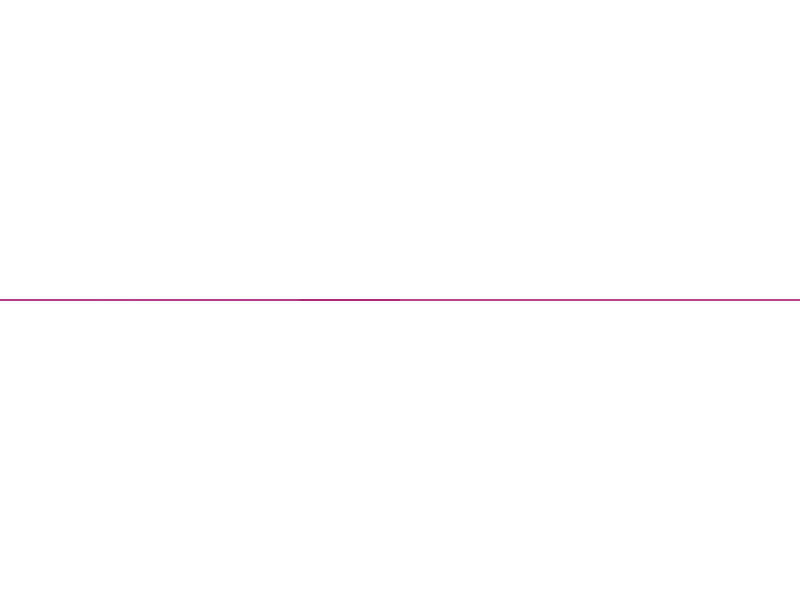
Frame 1 (no input)
Frame 60 (no input): identical to frame 1, image omitted
Frame 120 (the mouse pressed at the canvas centre since frame 60): blank canvas, image omitted

The p5.js sketch that drew this single still picture (run headless with seeded random() and noise() and a simulated clock; from frame 60 on, the mouse is pressed at the canvas centre):

// p5.js sketch
// ── sketch.js
var pathvect1 = [];
var numberOfPathSegments = 1;
var pathvect1FirstPos = new p5.Vector(-100, 0);

function setup() {
    
	createCanvas (800, 600);
	
	background(0);
	for (var i = 0; i < numberOfPathSegments; i++) {
		pathvect1[i] = new Pathvect(5 + numberOfPathSegments - i, pathvect1FirstPos);
	}
}

function draw() {
  	
	background(255);
    
	translate(width /2, height / 2);
	
	for (var i = 0; i < pathvect1.length; i++){
		if (i === 0){
			pathvect1[i].render(0, 0, 0, 0, 0);
		}
			
		else {
			pathvect1[i].render(pathvect1[i-1].posision.x, pathvect1[i-1].posision.y, 0, i * 10, 0);
		}
	}
	
	if (mouseIsPressed){
		for (var i = 0; i < pathvect1.length; i++){
			pathvect1[i].update();
		}	
	}
	
	if (keyIsPressed){
		for (var i = 0; i < pathvects.length; i++){
			pathvects[i].resetVect();
		}	
	}
}


// ── car.js
function car (initPos, initVel) {
	
	this.pos = new p5.Vector(initPos.x, initPos.y);
	this.vel = new p5.Vector(initVel.x, initVel.y);
	this.R = 10;
    this.heading = PI;
    
    this.show = function() {
        //translate(this.pos.x, this.pos.y);
        //rotate(this.heading);
        triangle(-this.R, this.R, this.R, this.R, 0, -this.R);    
    
    };
	
    this.turn = function(angle){
        this.heading += 10;
    };

	this.update = function () {
		
	};

	
}
// ── grid.js
function grid() {

	this.show = function() {
		
		var cx = 80, cy = 60;
		var x = -1 * width/2, y = -1 * height/2;
		var dx = width / cx, dy = height / cy;
	
		for (i = 0; i < cx + 1; i++) {
		
			stroke('black');
			line(x + i * dx, y, x + i * dx, y + height);
			// verticle lines...
		}

		for (j = 0; j < cy; j++) {
		
			stroke('grey');
			line (x, y + j * dy, x + width, y + j * dy);
			// horizontal lines...
		}	
	}
}


// ── pathvect.js
function Pathvect(mass, oldpos) {
	this.posision = new p5.Vector(oldpos.x, oldpos.y);
	this.velocity = new p5.Vector(oldpos.x, oldpos.y);
	this.controlPoint1 = new p5.Vector(oldpos.x, oldpos.y);
    this.controlPoint2 = new p5.Vector(oldpos.x, oldpos.y);
    this.acceleration = new p5.Vector(oldpos.x, oldpos.y);
	this.mousevect = new p5.Vector(mouseX, mouseY);
	this.newpos = new p5.Vector(oldpos.x, oldpos.y);
	this.oldpos = new p5.Vector(oldpos.x, oldpos.y);
	this.oldpos.set(oldpos);
	this.mass = mass;
	this.maxdist = 10;
	this.vectHeading = new p5.Vector(oldpos.x, oldpos.y)

//updates the vector posisions    
this.update = function(){
	this.vectHeading.set(this.velocity);
	this.vectHeading.normalize();
	this.newpos.set(this.posision.x, this.posision.y);
	this.mousevect.set(mouseX - width/2, mouseY - height/2);
	this.mousevect.sub(this.newpos);
	this.applyForce(this.mousevect);
	this.velocity.add(this.acceleration);
	this.velocity.mult(.1);
	print(this.velocity.heading())
	
	this.posision.add(this.velocity);
	this.acceleration.mult(0);
		
}
//used in update function to change velocity vector
this.applyForce = function(force){
	this.f = force.copy();
	this.f.div(this.mass);
	this.acceleration.add(this.f);
}
//draws a representation of posision vector on canvas
this.render = function(x, y, r, g, b) {
    this.oldpos.set(x, y);
    this.controlPoint1.set(this.velocity.x, this.velocity.y);
    this.controlPoint1.mult(10);
    
    this.controlPoint2.set(this.posision.x, this.posision.y);
    this.controlPoint2.sub(this.controlPoint1);
    //this.controlPoint1.sub(this.posision);
	
    stroke(100, g, b);
    line(this.posision.x, this.posision.y, this.controlPoint2.x, this.controlPoint2.y);
    
    stroke(r, 200, b);
    line(this.oldpos.x, this.oldpos.y, this.controlPoint1.x, this.controlPoint1.y);
    
    //stroke(r, g, 150);
    //line(this.oldpos.x, this.oldpos.y, this.posision.x, this.posision.y);
    
    stroke(200, g, 150);
    bezier(this.oldpos.x, this.oldpos.y, this.controlPoint1.x, this.controlPoint1.y, this.posision.x, this.posision.y, this.controlPoint2.x, this.controlPoint2.y);
    
			
		//fill(100);
		//translate(this.mousevect.x, this.mousevect.y);
       	//triangle(-this.r, this.r, this.r, this.r, 0, -this.r);
}
//resets vectors, called by whenKeyIsPressed in sketch 
this.resetVect = function(){
	this.acceleration.mult(0);
	this.posision.mult(0);
	this.velocity.mult(0);
}
}
	
// ── scene.js
function scene() {
	let carPos = new p5.Vector(width/2, height/2);
	let carVel = new p5.Vector(0, 0);
	let mycar = new car(carPos, carVel);
	
	// 4 control points of a bezier curve
	let P0 = new p5.Vector(0, 0);
	let P1 = new p5.Vector(carVel.x, carVel.y);
	let P2 = new p5.Vector(200, 100);
	let P3 = new p5.Vector(100, 200);
	let mypathvect = new pathVect(P0, P1, P2, P3);
	
	this.objectList = [];
	this.addObject = function (object) {
		this.objectList.append(object);
	};
	
	this.show = function() {
		mycar.show();
		mypathvect.show();

		// for object in this.objectList {
		//	object.show();
		// }
	};
	
	this.update = function(){
		mycar.update();
		mypathvect.update();
		
	};
}
// ── scene1.js
function scene() {
	
	this.list = [];
	this.addItem = function (item) {
		this.list.push(item);

	};
	
	this.show = function() {
		print(this.list);
		var xs;
		
		for (i = 0; i < this.list.length; i++) {
			xs[i].show();
		}
	};
	
	this.update = function(){

		var item;
		
		for (item in this.list) {
			item.update();
		}
		
	};
}
// ── scene2.js
function scene(sceneCar, scenePathVect) {
	
	this.show = function ( ) {
		
		this.sceneCar.show();
		this.scenePathVect.show();
	};
	
	this.update = function ( ) {

		this.sceneCar.update();
		this.scenePathVect.update();
	};
}
